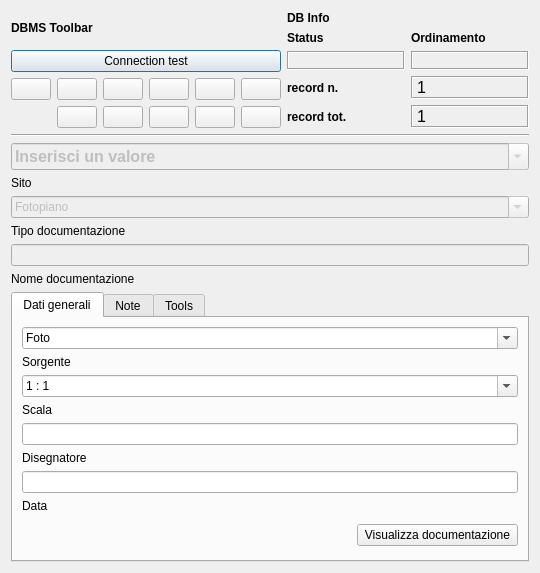
<?xml version="1.0" encoding="UTF-8"?>
<ui version="4.0">
 <class>DialogDocumentazione_tipo_doc</class>
 <widget class="QDialog" name="DialogDocumentazione_tipo_doc">
  <property name="geometry">
   <rect>
    <x>0</x>
    <y>0</y>
    <width>540</width>
    <height>573</height>
   </rect>
  </property>
  <property name="minimumSize">
   <size>
    <width>540</width>
    <height>400</height>
   </size>
  </property>
  <property name="windowTitle">
   <string>pyArchInit Gestione Scavi - Scheda Documentazione</string>
  </property>
  <property name="windowIcon">
   <iconset resource="resources.qrc">
    <normaloff>:/images/iconSite.png</normaloff>:/images/iconSite.png</iconset>
  </property>
  <layout class="QGridLayout" name="gridLayout_7">
   <item row="2" column="0">
    <widget class="QComboBox" name="comboBox_sito_doc">
     <property name="enabled">
      <bool>false</bool>
     </property>
     <property name="minimumSize">
      <size>
       <width>350</width>
       <height>0</height>
      </size>
     </property>
     <property name="font">
      <font>
       <pointsize>12</pointsize>
       <weight>75</weight>
       <bold>true</bold>
      </font>
     </property>
     <property name="mouseTracking">
      <bool>true</bool>
     </property>
     <property name="editable">
      <bool>true</bool>
     </property>
     <property name="maxVisibleItems">
      <number>99999</number>
     </property>
     <property name="maxCount">
      <number>2147483647</number>
     </property>
     <item>
      <property name="text">
       <string>Inserisci un valore</string>
      </property>
     </item>
    </widget>
   </item>
   <item row="3" column="0">
    <widget class="QLabel" name="label_sito_doc">
     <property name="text">
      <string>Sito</string>
     </property>
    </widget>
   </item>
   <item row="0" column="0">
    <layout class="QGridLayout" name="gridLayout_2">
     <item row="0" column="0">
      <widget class="QLabel" name="label_29">
       <property name="font">
        <font>
         <weight>75</weight>
         <bold>true</bold>
        </font>
       </property>
       <property name="text">
        <string>DBMS Toolbar</string>
       </property>
      </widget>
     </item>
     <item row="0" column="1" rowspan="3">
      <layout class="QGridLayout" name="gridLayout_5">
       <item row="0" column="0">
        <widget class="QLabel" name="label_42">
         <property name="font">
          <font>
           <weight>75</weight>
           <bold>true</bold>
          </font>
         </property>
         <property name="autoFillBackground">
          <bool>true</bool>
         </property>
         <property name="text">
          <string>DB Info</string>
         </property>
        </widget>
       </item>
       <item row="1" column="0">
        <layout class="QGridLayout" name="gridLayout_4">
         <item row="0" column="0">
          <widget class="QLabel" name="label_34">
           <property name="font">
            <font>
             <pointsize>9</pointsize>
             <weight>75</weight>
             <bold>true</bold>
            </font>
           </property>
           <property name="text">
            <string>Status</string>
           </property>
           <property name="margin">
            <number>0</number>
           </property>
          </widget>
         </item>
         <item row="0" column="1">
          <widget class="QLabel" name="label_43">
           <property name="font">
            <font>
             <pointsize>9</pointsize>
             <weight>75</weight>
             <bold>true</bold>
            </font>
           </property>
           <property name="text">
            <string>Ordinamento</string>
           </property>
           <property name="margin">
            <number>0</number>
           </property>
          </widget>
         </item>
         <item row="1" column="0">
          <widget class="QLabel" name="label_status">
           <property name="minimumSize">
            <size>
             <width>40</width>
             <height>0</height>
            </size>
           </property>
           <property name="font">
            <font>
             <pointsize>10</pointsize>
             <weight>75</weight>
             <bold>true</bold>
            </font>
           </property>
           <property name="cursor">
            <cursorShape>ForbiddenCursor</cursorShape>
           </property>
           <property name="mouseTracking">
            <bool>false</bool>
           </property>
           <property name="contextMenuPolicy">
            <enum>Qt::DefaultContextMenu</enum>
           </property>
           <property name="frameShape">
            <enum>QFrame::Box</enum>
           </property>
           <property name="frameShadow">
            <enum>QFrame::Sunken</enum>
           </property>
           <property name="text">
            <string/>
           </property>
           <property name="alignment">
            <set>Qt::AlignCenter</set>
           </property>
           <property name="margin">
            <number>0</number>
           </property>
          </widget>
         </item>
         <item row="1" column="1">
          <widget class="QLabel" name="label_sort">
           <property name="font">
            <font>
             <pointsize>10</pointsize>
             <weight>75</weight>
             <bold>true</bold>
            </font>
           </property>
           <property name="cursor">
            <cursorShape>ForbiddenCursor</cursorShape>
           </property>
           <property name="mouseTracking">
            <bool>false</bool>
           </property>
           <property name="contextMenuPolicy">
            <enum>Qt::DefaultContextMenu</enum>
           </property>
           <property name="frameShape">
            <enum>QFrame::Box</enum>
           </property>
           <property name="frameShadow">
            <enum>QFrame::Sunken</enum>
           </property>
           <property name="text">
            <string/>
           </property>
           <property name="alignment">
            <set>Qt::AlignCenter</set>
           </property>
           <property name="margin">
            <number>0</number>
           </property>
          </widget>
         </item>
        </layout>
       </item>
       <item row="3" column="0">
        <layout class="QGridLayout" name="gridLayout_3">
         <item row="0" column="0">
          <widget class="QLabel" name="label_27">
           <property name="font">
            <font>
             <pointsize>9</pointsize>
             <weight>75</weight>
             <bold>true</bold>
            </font>
           </property>
           <property name="text">
            <string>record n.</string>
           </property>
           <property name="margin">
            <number>0</number>
           </property>
          </widget>
         </item>
         <item row="0" column="1">
          <widget class="QLabel" name="label_rec_corrente">
           <property name="font">
            <font>
             <family>Microsoft Sans Serif</family>
             <pointsize>12</pointsize>
            </font>
           </property>
           <property name="cursor">
            <cursorShape>ForbiddenCursor</cursorShape>
           </property>
           <property name="mouseTracking">
            <bool>false</bool>
           </property>
           <property name="contextMenuPolicy">
            <enum>Qt::DefaultContextMenu</enum>
           </property>
           <property name="frameShape">
            <enum>QFrame::Box</enum>
           </property>
           <property name="frameShadow">
            <enum>QFrame::Sunken</enum>
           </property>
           <property name="text">
            <string>1</string>
           </property>
          </widget>
         </item>
         <item row="1" column="0">
          <widget class="QLabel" name="label_28">
           <property name="font">
            <font>
             <pointsize>9</pointsize>
             <weight>75</weight>
             <bold>true</bold>
            </font>
           </property>
           <property name="text">
            <string>record tot.</string>
           </property>
           <property name="margin">
            <number>0</number>
           </property>
          </widget>
         </item>
         <item row="1" column="1">
          <widget class="QLabel" name="label_rec_tot">
           <property name="font">
            <font>
             <family>Microsoft Sans Serif</family>
             <pointsize>12</pointsize>
            </font>
           </property>
           <property name="cursor">
            <cursorShape>ForbiddenCursor</cursorShape>
           </property>
           <property name="mouseTracking">
            <bool>false</bool>
           </property>
           <property name="contextMenuPolicy">
            <enum>Qt::DefaultContextMenu</enum>
           </property>
           <property name="frameShape">
            <enum>QFrame::Box</enum>
           </property>
           <property name="frameShadow">
            <enum>QFrame::Sunken</enum>
           </property>
           <property name="text">
            <string>1</string>
           </property>
          </widget>
         </item>
        </layout>
       </item>
      </layout>
     </item>
     <item row="1" column="0">
      <widget class="QPushButton" name="pushButton_connect">
       <property name="text">
        <string>Connection test</string>
       </property>
      </widget>
     </item>
     <item row="2" column="0">
      <layout class="QGridLayout" name="gridLayout">
       <item row="0" column="2">
        <widget class="QPushButton" name="pushButton_first_rec">
         <property name="toolTip">
          <string>First rec</string>
         </property>
         <property name="text">
          <string/>
         </property>
         <property name="icon">
          <iconset resource="resources.qrc">
           <normaloff>:/images/5_leftArrows.png</normaloff>:/images/5_leftArrows.png</iconset>
         </property>
        </widget>
       </item>
       <item row="0" column="3">
        <widget class="QPushButton" name="pushButton_prev_rec">
         <property name="maximumSize">
          <size>
           <width>75</width>
           <height>16777215</height>
          </size>
         </property>
         <property name="toolTip">
          <string>Prev rec</string>
         </property>
         <property name="text">
          <string/>
         </property>
         <property name="icon">
          <iconset resource="resources.qrc">
           <normaloff>:/images/4_leftArrow.png</normaloff>:/images/4_leftArrow.png</iconset>
         </property>
        </widget>
       </item>
       <item row="0" column="4">
        <widget class="QPushButton" name="pushButton_next_rec">
         <property name="toolTip">
          <string>Next rec</string>
         </property>
         <property name="text">
          <string/>
         </property>
         <property name="icon">
          <iconset resource="resources.qrc">
           <normaloff>:/images/6_rightArrow.png</normaloff>:/images/6_rightArrow.png</iconset>
         </property>
        </widget>
       </item>
       <item row="0" column="5">
        <widget class="QPushButton" name="pushButton_last_rec">
         <property name="toolTip">
          <string>Last rec</string>
         </property>
         <property name="text">
          <string/>
         </property>
         <property name="icon">
          <iconset resource="resources.qrc">
           <normaloff>:/images/7_rightArrows.png</normaloff>:/images/7_rightArrows.png</iconset>
         </property>
        </widget>
       </item>
       <item row="0" column="6">
        <widget class="QPushButton" name="pushButton_new_rec">
         <property name="font">
          <font>
           <pointsize>9</pointsize>
          </font>
         </property>
         <property name="toolTip">
          <string>New record</string>
         </property>
         <property name="text">
          <string/>
         </property>
         <property name="icon">
          <iconset resource="resources.qrc">
           <normaloff>:/images/newrec.png</normaloff>:/images/newrec.png</iconset>
         </property>
        </widget>
       </item>
       <item row="0" column="7">
        <widget class="QPushButton" name="pushButton_save">
         <property name="font">
          <font>
           <pointsize>9</pointsize>
          </font>
         </property>
         <property name="toolTip">
          <string>Save</string>
         </property>
         <property name="text">
          <string/>
         </property>
         <property name="icon">
          <iconset resource="resources.qrc">
           <normaloff>:/images/b_save.png</normaloff>:/images/b_save.png</iconset>
         </property>
         <property name="autoDefault">
          <bool>false</bool>
         </property>
        </widget>
       </item>
       <item row="1" column="3">
        <widget class="QPushButton" name="pushButton_delete">
         <property name="maximumSize">
          <size>
           <width>75</width>
           <height>16777215</height>
          </size>
         </property>
         <property name="font">
          <font>
           <pointsize>9</pointsize>
          </font>
         </property>
         <property name="toolTip">
          <string>Delete record</string>
         </property>
         <property name="text">
          <string/>
         </property>
         <property name="icon">
          <iconset resource="resources.qrc">
           <normaloff>:/images/delete.png</normaloff>:/images/delete.png</iconset>
         </property>
        </widget>
       </item>
       <item row="1" column="4">
        <widget class="QPushButton" name="pushButton_new_search">
         <property name="font">
          <font>
           <pointsize>9</pointsize>
          </font>
         </property>
         <property name="toolTip">
          <string>new search</string>
         </property>
         <property name="text">
          <string/>
         </property>
         <property name="icon">
          <iconset resource="resources.qrc">
           <normaloff>:/images/new_search.png</normaloff>:/images/new_search.png</iconset>
         </property>
        </widget>
       </item>
       <item row="1" column="5">
        <widget class="QPushButton" name="pushButton_search_go">
         <property name="font">
          <font>
           <pointsize>9</pointsize>
          </font>
         </property>
         <property name="toolTip">
          <string>search !!!</string>
         </property>
         <property name="text">
          <string/>
         </property>
         <property name="icon">
          <iconset resource="resources.qrc">
           <normaloff>:/images/search.png</normaloff>:/images/search.png</iconset>
         </property>
        </widget>
       </item>
       <item row="1" column="6">
        <widget class="QPushButton" name="pushButton_sort">
         <property name="font">
          <font>
           <pointsize>9</pointsize>
          </font>
         </property>
         <property name="toolTip">
          <string>Order by</string>
         </property>
         <property name="text">
          <string/>
         </property>
         <property name="icon">
          <iconset resource="resources.qrc">
           <normaloff>:/images/sort.png</normaloff>:/images/sort.png</iconset>
         </property>
        </widget>
       </item>
       <item row="1" column="7">
        <widget class="QPushButton" name="pushButton_view_all">
         <property name="font">
          <font>
           <pointsize>9</pointsize>
          </font>
         </property>
         <property name="toolTip">
          <string>View alls records</string>
         </property>
         <property name="text">
          <string/>
         </property>
         <property name="icon">
          <iconset resource="resources.qrc">
           <normaloff>:/images/view_all.png</normaloff>:/images/view_all.png</iconset>
         </property>
        </widget>
       </item>
      </layout>
     </item>
    </layout>
   </item>
   <item row="6" column="0">
    <widget class="QLineEdit" name="lineEdit_nome_doc">
     <property name="enabled">
      <bool>false</bool>
     </property>
    </widget>
   </item>
   <item row="7" column="0">
    <widget class="QLabel" name="label">
     <property name="text">
      <string>Nome documentazione</string>
     </property>
    </widget>
   </item>
   <item row="1" column="0">
    <widget class="Line" name="line_8">
     <property name="font">
      <font>
       <weight>75</weight>
       <bold>true</bold>
      </font>
     </property>
     <property name="orientation">
      <enum>Qt::Horizontal</enum>
     </property>
    </widget>
   </item>
   <item row="5" column="0">
    <widget class="QLabel" name="label_2_tipo_doc">
     <property name="text">
      <string>Tipo documentazione</string>
     </property>
    </widget>
   </item>
   <item row="4" column="0">
    <widget class="QComboBox" name="comboBox_tipo_doc">
     <property name="enabled">
      <bool>false</bool>
     </property>
     <property name="editable">
      <bool>true</bool>
     </property>
     <item>
      <property name="text">
       <string>Fotopiano</string>
      </property>
     </item>
     <item>
      <property name="text">
       <string>Pianta</string>
      </property>
     </item>
     <item>
      <property name="text">
       <string>Prospetto</string>
      </property>
     </item>
     <item>
      <property name="text">
       <string>Sezione</string>
      </property>
     </item>
    </widget>
   </item>
   <item row="8" column="0">
    <widget class="QTabWidget" name="tabWidget_tab_doc">
     <property name="currentIndex">
      <number>0</number>
     </property>
     <widget class="QWidget" name="tab_1_doc">
      <attribute name="title">
       <string>Dati generali</string>
      </attribute>
      <layout class="QGridLayout" name="gridLayout_6">
       <item row="2" column="0" colspan="3">
        <widget class="QComboBox" name="comboBox_sorgente_doc">
         <property name="enabled">
          <bool>true</bool>
         </property>
         <property name="editable">
          <bool>true</bool>
         </property>
         <item>
          <property name="text">
           <string>Foto</string>
          </property>
         </item>
         <item>
          <property name="text">
           <string>Fotomosaico</string>
          </property>
         </item>
         <item>
          <property name="text">
           <string>Lucido</string>
          </property>
         </item>
         <item>
          <property name="text">
           <string>Rilievo diretto (tablet)</string>
          </property>
         </item>
        </widget>
       </item>
       <item row="3" column="0">
        <widget class="QLabel" name="label_2_sorgente_doc">
         <property name="text">
          <string>Sorgente</string>
         </property>
        </widget>
       </item>
       <item row="4" column="0" colspan="3">
        <widget class="QComboBox" name="comboBox_scala_doc">
         <property name="editable">
          <bool>true</bool>
         </property>
         <item>
          <property name="text">
           <string>1 : 1</string>
          </property>
         </item>
         <item>
          <property name="text">
           <string>1 : 2</string>
          </property>
         </item>
         <item>
          <property name="text">
           <string>1 : 10</string>
          </property>
         </item>
         <item>
          <property name="text">
           <string>1 : 20</string>
          </property>
         </item>
         <item>
          <property name="text">
           <string>1 : 30</string>
          </property>
         </item>
         <item>
          <property name="text">
           <string>1 : 50</string>
          </property>
         </item>
         <item>
          <property name="text">
           <string>1 : 100</string>
          </property>
         </item>
        </widget>
       </item>
       <item row="5" column="0">
        <widget class="QLabel" name="label_2_scala_doc">
         <property name="text">
          <string>Scala</string>
         </property>
        </widget>
       </item>
       <item row="6" column="0" colspan="3">
        <widget class="QLineEdit" name="lineEdit_disegnatore_doc"/>
       </item>
       <item row="7" column="0">
        <widget class="QLabel" name="label_2_disegnatore_doc">
         <property name="text">
          <string>Disegnatore</string>
         </property>
        </widget>
       </item>
       <item row="10" column="0" colspan="3">
        <widget class="QLineEdit" name="lineEdit_data_doc"/>
       </item>
       <item row="11" column="0">
        <widget class="QLabel" name="label_2_data_doc">
         <property name="text">
          <string>Data</string>
         </property>
        </widget>
       </item>
       <item row="12" column="2">
        <widget class="QPushButton" name="pushButton_disegno_doc">
         <property name="text">
          <string>Visualizza documentazione</string>
         </property>
         <property name="iconSize">
          <size>
           <width>16</width>
           <height>16</height>
          </size>
         </property>
        </widget>
       </item>
       <item row="13" column="2">
        <spacer name="verticalSpacer_2">
         <property name="orientation">
          <enum>Qt::Vertical</enum>
         </property>
         <property name="sizeHint" stdset="0">
          <size>
           <width>20</width>
           <height>40</height>
          </size>
         </property>
        </spacer>
       </item>
       <item row="12" column="0">
        <spacer name="verticalSpacer">
         <property name="orientation">
          <enum>Qt::Vertical</enum>
         </property>
         <property name="sizeHint" stdset="0">
          <size>
           <width>20</width>
           <height>200</height>
          </size>
         </property>
        </spacer>
       </item>
      </layout>
     </widget>
     <widget class="QWidget" name="tab_2_doc">
      <attribute name="title">
       <string>Note</string>
      </attribute>
      <widget class="QTextEdit" name="textEdit_note_doc">
       <property name="geometry">
        <rect>
         <x>10</x>
         <y>20</y>
         <width>491</width>
         <height>191</height>
        </rect>
       </property>
      </widget>
      <widget class="QLabel" name="label_2_note_doc">
       <property name="geometry">
        <rect>
         <x>10</x>
         <y>220</y>
         <width>46</width>
         <height>13</height>
        </rect>
       </property>
       <property name="text">
        <string>Note</string>
       </property>
      </widget>
     </widget>
     <widget class="QWidget" name="tab">
      <attribute name="title">
       <string>Tools</string>
      </attribute>
      <layout class="QGridLayout" name="gridLayout_8">
       <item row="0" column="0">
        <widget class="QPushButton" name="pushButton_exp_elenco_doc">
         <property name="text">
          <string>Esporta elenco documentazione</string>
         </property>
        </widget>
       </item>
       <item row="3" column="0">
        <widget class="QPushButton" name="pushButtonPreview">
         <property name="text">
          <string>Open Preview</string>
         </property>
        </widget>
       </item>
       <item row="1" column="0">
        <widget class="QPushButton" name="pushButton_exp_scheda_doc">
         <property name="text">
          <string>Esporta scheda documentazione</string>
         </property>
        </widget>
       </item>
       <item row="4" column="0">
        <spacer name="verticalSpacer_3">
         <property name="orientation">
          <enum>Qt::Vertical</enum>
         </property>
         <property name="sizeHint" stdset="0">
          <size>
           <width>20</width>
           <height>40</height>
          </size>
         </property>
        </spacer>
       </item>
       <item row="0" column="1">
        <spacer name="horizontalSpacer">
         <property name="orientation">
          <enum>Qt::Horizontal</enum>
         </property>
         <property name="sizeHint" stdset="0">
          <size>
           <width>40</width>
           <height>20</height>
          </size>
         </property>
        </spacer>
       </item>
      </layout>
     </widget>
    </widget>
   </item>
  </layout>
 </widget>
 <resources>
  <include location="resources.qrc"/>
 </resources>
 <connections/>
</ui>
